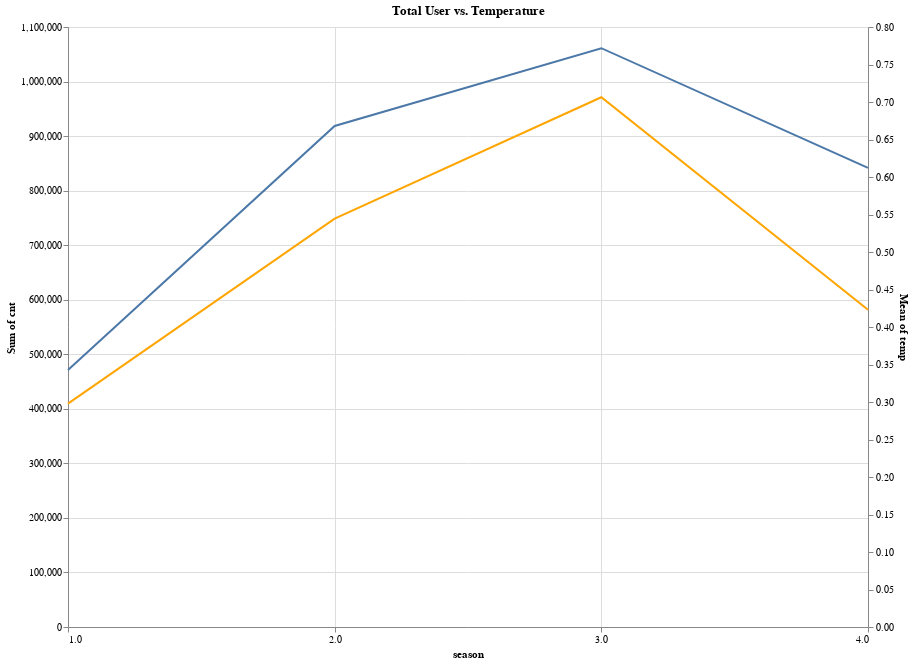

The cell this chart's notebook holds for it:
### Markdown cell above
*  Pada musim apakah penggunaan bike sharing menunjukan angka paling tinggi? Apakah ada korelasi antara suhu dingin dengan penggunaan bike sharing?

### Code cell
#making line chart with first line with total_user and another line with temperature

line_chart = alt.Chart(df_day).mark_line().encode(
    x=alt.X('season', axis=alt.Axis(values=[1, 2, 3, 4])),
    y='sum(cnt)',
    tooltip=['season', 'sum(cnt)']
)

line_chart2 = alt.Chart(df_day).mark_line(color='orange').encode(
    x='season',
    y='mean(temp)',
    tooltip=['season', 'mean(temp)']
).properties(
    title='Total User vs. Temperature',
    width=800,  # Set the width of the chart
    height=600   # Set the height of the chart
)

# Combine the charts using layer
final_chart = alt.layer(line_chart, line_chart2).resolve_scale(y='independent')

# Display the combined chart
final_chart

### Figure 1 — Vega-Lite specification as saved in the notebook (floating-point values rounded to 4 significant figures; data arrays with more than 128 entries replaced by an {"elided": "..."} marker saying what was removed)
{"config": {"view": {"continuousWidth": 300, "continuousHeight": 300}}, "layer": [{"mark": {"type": "line"}, "encoding": {"tooltip": [{"field": "season", "type": "quantitative"}, {"aggregate": "sum", "field": "cnt", "type": "quantitative"}], "x": {"axis": {"values": [1, 2, 3, 4]}, "field": "season", "type": "quantitative"}, "y": {"aggregate": "sum", "field": "cnt", "type": "quantitative"}}}, {"mark": {"type": "line", "color": "orange"}, "encoding": {"tooltip": [{"field": "season", "type": "quantitative"}, {"aggregate": "mean", "field": "temp", "type": "quantitative"}], "x": {"field": "season", "type": "quantitative"}, "y": {"aggregate": "mean", "field": "temp", "type": "quantitative"}}, "title": "Total User vs. Temperature"}], "data": {"name": "data-6c83f8d7689fe04034199b416520b2d2"}, "height": 600, "resolve": {"scale": {"y": "independent"}}, "width": 800, "$schema": "https://vega.github.io/schema/vega-lite/v5.20.1.json", "datasets": {"data-6c83f8d7689fe04034199b416520b2d2": {"elided": "731 records"}}}
